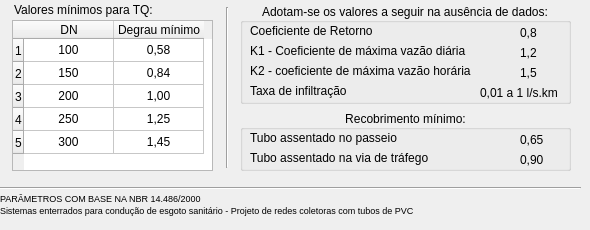
   <widget class="QWidget" name="Parametros">
    <attribute name="title">
     <string>Parâmetros</string>
    </attribute>
    <widget class="QLabel" name="label">
     <property name="geometry">
      <rect>
       <x>0</x>
       <y>190</y>
       <width>401</width>
       <height>16</height>
      </rect>
     </property>
     <property name="font">
      <font>
       <pointsize>7</pointsize>
      </font>
     </property>
     <property name="text">
      <string>PARÂMETROS COM BASE NA NBR 14.486/2000</string>
     </property>
    </widget>
    <widget class="Line" name="line_2">
     <property name="geometry">
      <rect>
       <x>0</x>
       <y>180</y>
       <width>581</width>
       <height>16</height>
      </rect>
     </property>
     <property name="orientation">
      <enum>Qt::Horizontal</enum>
     </property>
    </widget>
    <widget class="Line" name="line_3">
     <property name="geometry">
      <rect>
       <x>217</x>
       <y>7</y>
       <width>20</width>
       <height>161</height>
      </rect>
     </property>
     <property name="orientation">
      <enum>Qt::Vertical</enum>
     </property>
    </widget>
    <widget class="QLabel" name="Titulo_parametros_2">
     <property name="geometry">
      <rect>
       <x>14</x>
       <y>0</y>
       <width>201</width>
       <height>20</height>
      </rect>
     </property>
     <property name="font">
      <font>
       <family>MS Shell Dlg 2</family>
       <pointsize>9</pointsize>
      </font>
     </property>
     <property name="cursor">
      <cursorShape>ArrowCursor</cursorShape>
     </property>
     <property name="frameShape">
      <enum>QFrame::NoFrame</enum>
     </property>
     <property name="frameShadow">
      <enum>QFrame::Plain</enum>
     </property>
     <property name="text">
      <string>Valores mínimos para TQ:</string>
     </property>
     <property name="buddy">
      <cstring>Edit_Pini</cstring>
     </property>
    </widget>
    <widget class="QTableWidget" name="table_TQ">
     <property name="geometry">
      <rect>
       <x>12</x>
       <y>20</y>
       <width>201</width>
       <height>151</height>
      </rect>
     </property>
     <attribute name="horizontalHeaderMinimumSectionSize">
      <number>20</number>
     </attribute>
     <attribute name="horizontalHeaderDefaultSectionSize">
      <number>90</number>
     </attribute>
     <attribute name="verticalHeaderMinimumSectionSize">
      <number>20</number>
     </attribute>
     <attribute name="verticalHeaderDefaultSectionSize">
      <number>23</number>
     </attribute>
     <row>
      <property name="text">
       <string>1</string>
      </property>
     </row>
     <row>
      <property name="text">
       <string>2</string>
      </property>
     </row>
     <row>
      <property name="text">
       <string>3</string>
      </property>
     </row>
     <row>
      <property name="text">
       <string>4</string>
      </property>
     </row>
     <row>
      <property name="text">
       <string>5</string>
      </property>
     </row>
     <column>
      <property name="text">
       <string>DN</string>
      </property>
     </column>
     <column>
      <property name="text">
       <string>Degrau mínimo</string>
      </property>
     </column>
     <item row="0" column="0">
      <property name="text">
       <string>100</string>
      </property>
      <property name="textAlignment">
       <set>AlignCenter</set>
      </property>
     </item>
     <item row="0" column="1">
      <property name="text">
       <string>0,58</string>
      </property>
      <property name="textAlignment">
       <set>AlignCenter</set>
      </property>
     </item>
     <item row="1" column="0">
      <property name="text">
       <string>150</string>
      </property>
      <property name="textAlignment">
       <set>AlignCenter</set>
      </property>
     </item>
     <item row="1" column="1">
      <property name="text">
       <string>0,84</string>
      </property>
      <property name="textAlignment">
       <set>AlignCenter</set>
      </property>
     </item>
     <item row="2" column="0">
      <property name="text">
       <string>200</string>
      </property>
      <property name="textAlignment">
       <set>AlignCenter</set>
      </property>
     </item>
     <item row="2" column="1">
      <property name="text">
       <string>1,00</string>
      </property>
      <property name="textAlignment">
       <set>AlignCenter</set>
      </property>
     </item>
     <item row="3" column="0">
      <property name="text">
       <string>250</string>
      </property>
      <property name="textAlignment">
       <set>AlignCenter</set>
      </property>
     </item>
     <item row="3" column="1">
      <property name="text">
       <string>1,25</string>
      </property>
      <property name="textAlignment">
       <set>AlignCenter</set>
      </property>
     </item>
     <item row="4" column="0">
      <property name="text">
       <string>300</string>
      </property>
      <property name="textAlignment">
       <set>AlignCenter</set>
      </property>
     </item>
     <item row="4" column="1">
      <property name="text">
       <string>1,45</string>
      </property>
      <property name="textAlignment">
       <set>AlignCenter</set>
      </property>
     </item>
    </widget>
    <widget class="QGroupBox" name="groupBox_2">
     <property name="geometry">
      <rect>
       <x>240</x>
       <y>3</y>
       <width>331</width>
       <height>101</height>
      </rect>
     </property>
     <property name="title">
      <string>Adotam-se os valores a seguir na ausência de dados:</string>
     </property>
     <property name="alignment">
      <set>Qt::AlignCenter</set>
     </property>
     <property name="flat">
      <bool>false</bool>
     </property>
     <property name="checkable">
      <bool>false</bool>
     </property>
     <widget class="QLabel" name="label_3">
      <property name="geometry">
       <rect>
        <x>10</x>
        <y>20</y>
        <width>171</width>
        <height>16</height>
       </rect>
      </property>
      <property name="text">
       <string>Coeficiente de Retorno</string>
      </property>
     </widget>
     <widget class="QLabel" name="label_4">
      <property name="geometry">
       <rect>
        <x>10</x>
        <y>40</y>
        <width>241</width>
        <height>16</height>
       </rect>
      </property>
      <property name="text">
       <string>K1 - Coeficiente de máxima vazão diária </string>
      </property>
     </widget>
     <widget class="QLabel" name="label_5">
      <property name="geometry">
       <rect>
        <x>10</x>
        <y>60</y>
        <width>241</width>
        <height>16</height>
       </rect>
      </property>
      <property name="text">
       <string>K2 - coeficiente de máxima vazão horária</string>
      </property>
     </widget>
     <widget class="QLabel" name="label_6">
      <property name="geometry">
       <rect>
        <x>280</x>
        <y>20</y>
        <width>41</width>
        <height>20</height>
       </rect>
      </property>
      <property name="layoutDirection">
       <enum>Qt::LeftToRight</enum>
      </property>
      <property name="autoFillBackground">
       <bool>false</bool>
      </property>
      <property name="frameShape">
       <enum>QFrame::NoFrame</enum>
      </property>
      <property name="text">
       <string>0,8</string>
      </property>
     </widget>
     <widget class="QLabel" name="label_7">
      <property name="geometry">
       <rect>
        <x>280</x>
        <y>40</y>
        <width>41</width>
        <height>20</height>
       </rect>
      </property>
      <property name="layoutDirection">
       <enum>Qt::LeftToRight</enum>
      </property>
      <property name="autoFillBackground">
       <bool>false</bool>
      </property>
      <property name="frameShape">
       <enum>QFrame::NoFrame</enum>
      </property>
      <property name="text">
       <string>1,2</string>
      </property>
     </widget>
     <widget class="QLabel" name="label_8">
      <property name="geometry">
       <rect>
        <x>280</x>
        <y>60</y>
        <width>41</width>
        <height>20</height>
       </rect>
      </property>
      <property name="layoutDirection">
       <enum>Qt::LeftToRight</enum>
      </property>
      <property name="autoFillBackground">
       <bool>false</bool>
      </property>
      <property name="frameShape">
       <enum>QFrame::NoFrame</enum>
      </property>
      <property name="text">
       <string>1,5</string>
      </property>
     </widget>
     <widget class="QLabel" name="label_9">
      <property name="geometry">
       <rect>
        <x>10</x>
        <y>80</y>
        <width>201</width>
        <height>16</height>
       </rect>
      </property>
      <property name="text">
       <string>Taxa de infiltração</string>
      </property>
     </widget>
     <widget class="QLabel" name="label_10">
      <property name="geometry">
       <rect>
        <x>240</x>
        <y>80</y>
        <width>91</width>
        <height>20</height>
       </rect>
      </property>
      <property name="layoutDirection">
       <enum>Qt::LeftToRight</enum>
      </property>
      <property name="autoFillBackground">
       <bool>false</bool>
      </property>
      <property name="frameShape">
       <enum>QFrame::NoFrame</enum>
      </property>
      <property name="text">
       <string>0,01 a 1 l/s.km</string>
      </property>
     </widget>
    </widget>
    <widget class="QGroupBox" name="groupBox_3">
     <property name="geometry">
      <rect>
       <x>240</x>
       <y>110</y>
       <width>331</width>
       <height>61</height>
      </rect>
     </property>
     <property name="title">
      <string>Recobrimento mínimo:</string>
     </property>
     <property name="alignment">
      <set>Qt::AlignCenter</set>
     </property>
     <property name="flat">
      <bool>false</bool>
     </property>
     <widget class="QLabel" name="label_11">
      <property name="geometry">
       <rect>
        <x>10</x>
        <y>20</y>
        <width>191</width>
        <height>16</height>
       </rect>
      </property>
      <property name="text">
       <string>Tubo assentado no passeio</string>
      </property>
     </widget>
     <widget class="QLabel" name="label_12">
      <property name="geometry">
       <rect>
        <x>10</x>
        <y>40</y>
        <width>201</width>
        <height>16</height>
       </rect>
      </property>
      <property name="text">
       <string>Tubo assentado na via de tráfego</string>
      </property>
     </widget>
     <widget class="QLabel" name="label_14">
      <property name="geometry">
       <rect>
        <x>280</x>
        <y>20</y>
        <width>41</width>
        <height>20</height>
       </rect>
      </property>
      <property name="layoutDirection">
       <enum>Qt::LeftToRight</enum>
      </property>
      <property name="autoFillBackground">
       <bool>false</bool>
      </property>
      <property name="frameShape">
       <enum>QFrame::NoFrame</enum>
      </property>
      <property name="text">
       <string>0,65</string>
      </property>
     </widget>
     <widget class="QLabel" name="label_15">
      <property name="geometry">
       <rect>
        <x>280</x>
        <y>40</y>
        <width>41</width>
        <height>20</height>
       </rect>
      </property>
      <property name="layoutDirection">
       <enum>Qt::LeftToRight</enum>
      </property>
      <property name="autoFillBackground">
       <bool>false</bool>
      </property>
      <property name="frameShape">
       <enum>QFrame::NoFrame</enum>
      </property>
      <property name="text">
       <string>0,90</string>
      </property>
     </widget>
    </widget>
    <widget class="QLabel" name="label_2">
     <property name="geometry">
      <rect>
       <x>0</x>
       <y>200</y>
       <width>581</width>
       <height>21</height>
      </rect>
     </property>
     <property name="font">
      <font>
       <pointsize>7</pointsize>
      </font>
     </property>
     <property name="text">
      <string>Sistemas enterrados para condução de esgoto sanitário - Projeto de redes coletoras com tubos de PVC</string>
     </property>
    </widget>
   </widget>
